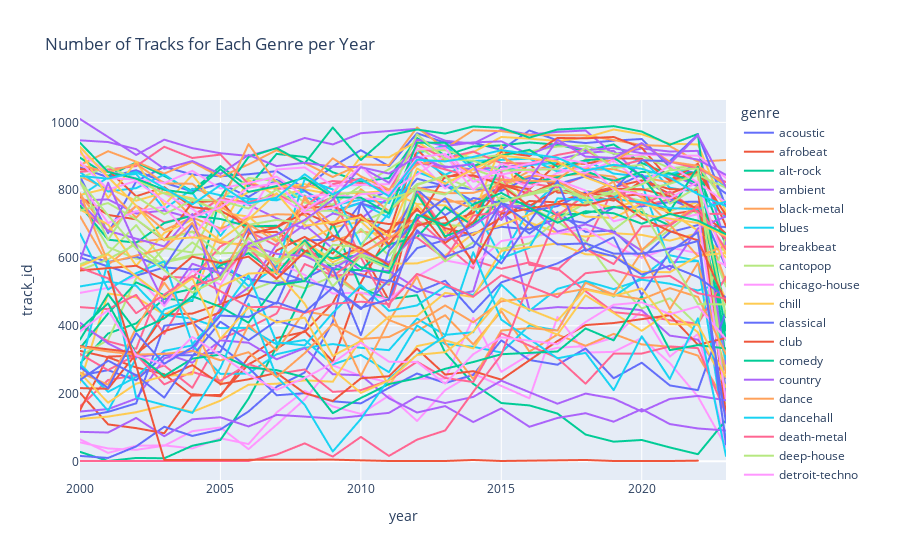

Source (notebook cell):
### Markdown cell above
### Genre over time

### Code cell
import plotly.express as px

genre_year_counts = original_data.groupby(['year', 'genre'])['track_id'].count().reset_index()
fig = px.line(genre_year_counts, x='year', y='track_id', color='genre', title='Number of Tracks for Each Genre per Year')
fig.show()
